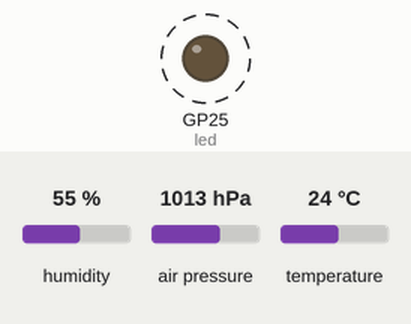
Recording of a program running on a simulated Raspberry Pi Pico running MicroPython. Shown: output pins drawn as LEDs (lit = HIGH). Dashed ring = blinking. The inputs (shaded band) are chosen by the test bench; at power-on: humidity 55 %, air pressure 1013 hPa, temperature 24 °C. WiFi joins after 1.5 s; files the program writes start out absent; web requests get an empty 200 reply after 0.4 s; files that are not in the repository are absent; what the program prints to the serial console is not drawn.

Above: at 2.2 s.
Timing chart, 0 to 5.0 s (numbered marks = the images above):
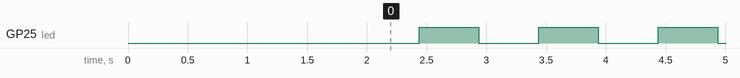

The program:

main.py
```python
""" micropython weather station

weather station for micropython
micropython v1.20.0 built 2023-04-26
raspberry pi pico W with RP2040
BME280 environmental sensor
"""

import sys
import gc
from time import sleep
import urlencode
import urequests as requests
import bme280_float as bme280
from machine import Pin, I2C
from config import cfg
from wlanc import wlanc

# weather station variables which are
# set in configuration file config.py

# PORT        = 0     # device I2C port
# ADDRESS     = 119   # device I2C address
# INTERVAL    = 300   # delay between each reading (secs)
# STATION_ID  = "my-station-id"
# STATION_KEY = "my-station-key"
# WU_URL      = "https://weatherstation.wunderground.com/weatherstation/updateweatherstation.php"
# ALTITUDE    = 100   # altitude in feet for barometric pressure correction

def send_data_wu(url,statid,statkey,temp,pres,humid,dewpt):
    """ send sensor data to weather underground """

    values = {
    "action": "updateraw",
    "ID": statid,
    "PASSWORD": statkey,
    "dateutc": "now",
    "tempf": str(temp),
    "baromin": str(pres),
    "humidity": str(humid),
    "dewptf": str(dewpt),
    }

    # build url request string
    urlmod = url + "?"
    postdata = urlencode.urlencode(values)
    urlsum = urlmod + postdata
    req = requests.post(urlsum)
    code = req.status_code
    print("[D] Server status code: ", code)
    if code != 200:
        append_file('[W] Server code:      ', str(code))
    req.close()

def c_to_f(input_temp):
    """ convert Celsius to Farenheit """
    return (input_temp * 1.8) + 32

def pa_to_in(input_pressure):
    """ convert Pa to Inches Hg """
    return input_pressure * 0.0295300

def altitude_cor(input_pressure, alt):
    """ altitude correction factor for pressure measurement """
    alt_cor = (760 - alt * 0.026) / 760
    return input_pressure / alt_cor

def append_file(error_type, error_msg):
    """ append to log file """
    with open('station.log', mode='a', encoding="utf-8") as file:
        file.write(error_type)
        msg=str(error_msg)
        file.write(msg)
        file.write('\n')
        file.close()

def check_file():
    """ check if logfile exists """
    try:
        with open('station.log', mode='r', encoding="utf-8") as file:
            print('[D] station.log found ')
            file.close()
    except OSError:
        with open('station.log', mode='w', encoding="utf-8") as file:
            print('[D] station.log created ')
            file.write("WuPicoWether logfile")
            file.close()

def main():
    """ read sensor """

    print('[D] WuPicoWeather starting ')
    try:
        while True:
            # retrieve sensor data
            sensor = bme280.BME280(i2c=i2c, address=ADDRESS)
            data = sensor.read_compensated_data()
            temp_raw = data[0]
            pres_raw = data[1]
            humid_raw = data[2]
            dewpoint_raw = sensor.dew_point

            # apply conversions
            dewpoint_f = round(c_to_f(dewpoint_raw), 3)
            temp_f = round(c_to_f(temp_raw), 3)
            pres_in = pa_to_in(pres_raw/100)
            pres_in_cor = round(altitude_cor(pres_in, ALTITUDE), 3)
            humid = round(humid_raw, 3)

            # uncomment for debugging
            #print("Temp = ",temp_f)
            #print("Pres = ",pres_in_cor)
            #print("Humi = ",humid)
            #print("Dewp = ",dewpoint_f,"\n")

            # send data to weather underground
            send_data_wu(WU_URL,STATION_ID,STATION_KEY,temp_f,pres_in_cor,humid,dewpoint_f)

            # wait for next reading
            for _ in range(INTERVAL):
                led.on()
                sleep(.5)
                led.off()
                sleep(.5)

    except KeyboardInterrupt:
        print("\nKeyboard interrupt, exiting")
        led.off()
        sys.exit(0)

    except MemoryError as error:
        print("\n[E] Memory error: ")
        print(error)
        print('[E] Memory allocated: ',gc.mem_alloc())
        print('[E] Memory free: ',gc.mem_free())
        append_file('[E] MemoryError:      ', error)
        append_file('[E] Memory allocated: ',gc.mem_alloc())
        append_file('[E] Memory free:      ',gc.mem_free())
        gc.collect()
        sleep(INTERVAL)
        #sys.exit(1)

    except OSError as error:
        print("\n[E] OSError: ")
        print(error)
        append_file('[E] OSError:          ', error)
        sleep(INTERVAL)
        #sys.exit(1)

    except RuntimeError as error:
        print("\n[E] RuntimeError: ")
        print(error)
        append_file('[E] RuntimeError:     ', error)
        sleep(INTERVAL)
        #sys.exit(1)

if __name__=="__main__":
    try:
        # configuration variables
        PORT         = int(cfg["station"]["port"])
        ADDRESS      = int(cfg["station"]["address"])
        INTERVAL     = int(cfg["station"]["interval"])
        STATION_ID   = cfg["station"]["station_id"]
        STATION_KEY  = cfg["station"]["station_key"]
        WU_URL       = cfg["station"]["wu_url"]
        ALTITUDE     = int(cfg["station"]["altitude"])

        # hardware setup
        i2c = I2C(PORT, sda = Pin(0), scl = Pin(1), freq = 400000)
        led = Pin('LED', Pin.OUT)
        wlanc (cfg["wlan"]["ssid"], cfg["wlan"]["pswd"])

        check_file()
        main()

    except KeyboardInterrupt:
        print("\nKeyboard interrupt, exiting")
        led.off()
        sys.exit(0)
```

urlencode.py
```python
""" urlencode.py

from urllib.parse
only urlencode has been kept
to reduce file size for micropython
new file name urlencode.py
"""

__all__ = ["urlencode", "quote", "quote_plus", "quote_from_bytes"]

_ALWAYS_SAFE = frozenset(b'ABCDEFGHIJKLMNOPQRSTUVWXYZ'
                         b'abcdefghijklmnopqrstuvwxyz'
                         b'0123456789'
                         b'_.-')
_ALWAYS_SAFE_BYTES = bytes(_ALWAYS_SAFE)
_safe_quoters = {}

def quote(string, safe='/', encoding=None, errors=None):
    """quote('abc def') -> 'abc%20def'

    Each part of a URL, e.g. the path info, the query, etc., has a
    different set of reserved characters that must be quoted.

    RFC 2396 Uniform Resource Identifiers (URI): Generic Syntax lists
    the following reserved characters.

    reserved    = ";" | "/" | "?" | ":" | "@" | "&" | "=" | "+" |
                  "$" | ","

    Each of these characters is reserved in some component of a URL,
    but not necessarily in all of them.

    By default, the quote function is intended for quoting the path
    section of a URL.  Thus, it will not encode '/'.  This character
    is reserved, but in typical usage the quote function is being
    called on a path where the existing slash characters are used as
    reserved characters.

    string and safe may be either str or bytes objects. encoding must
    not be specified if string is a str.

    The optional encoding and errors parameters specify how to deal with
    non-ASCII characters, as accepted by the str.encode method.
    By default, encoding='utf-8' (characters are encoded with UTF-8), and
    errors='strict' (unsupported characters raise a UnicodeEncodeError).
    """
    if isinstance(string, str):
        if not string:
            return string
        if encoding is None:
            encoding = 'utf-8'
        if errors is None:
            errors = 'strict'
        string = string.encode(encoding, errors)
    else:
        if encoding is not None:
            raise TypeError("quote() doesn't support 'encoding' for bytes")
        if errors is not None:
            raise TypeError("quote() doesn't support 'errors' for bytes")
    return quote_from_bytes(string, safe)

def quote_plus(string, safe='', encoding=None, errors=None):
    """Like quote(), but also replace ' ' with '+', as required for quoting
    HTML form values. Plus signs in the original string are escaped unless
    they are included in safe. It also does not have safe default to '/'.
    """
    # Check if ' ' in string, where string may either be a str or bytes.  If
    # there are no spaces, the regular quote will produce the right answer.
    if ((isinstance(string, str) and ' ' not in string) or
        (isinstance(string, bytes) and b' ' not in string)):
        return quote(string, safe, encoding, errors)
    if isinstance(safe, str):
        space = ' '
    else:
        space = b' '
    string = quote(string, safe + space, encoding, errors)
    return string.replace(' ', '+')

def quote_from_bytes(bs, safe='/'):
    """Like quote(), but accepts a bytes object rather than a str, and does
    not perform string-to-bytes encoding.  It always returns an ASCII string.
    quote_from_bytes(b'abc def\x3f') -> 'abc%20def%3f'
    """
    if not isinstance(bs, (bytes, bytearray)):
        raise TypeError("quote_from_bytes() expected bytes")
    if not bs:
        return ''
    if isinstance(safe, str):
        # Normalize 'safe' by converting to bytes and removing non-ASCII chars
        safe = safe.encode('ascii', 'ignore')
    else:
        safe = bytes([c for c in safe if c < 128])
    if not bs.rstrip(_ALWAYS_SAFE_BYTES + safe):
        return bs.decode()
    try:
        quoter = _safe_quoters[safe]
    except KeyError:
        print("KeyError found")
        #_safe_quoters[safe] = quoter = Quoter(safe).__getitem__
        # Quoter Class requires collections.defaultdict
        # which is not available in micropython
    return ''.join([quoter(char) for char in bs])

def urlencode(query, doseq=False, safe='', encoding=None, errors=None):
    """Encode a dict or sequence of two-element tuples into a URL query string.

    If any values in the query arg are sequences and doseq is true, each
    sequence element is converted to a separate parameter.

    If the query arg is a sequence of two-element tuples, the order of the
    parameters in the output will match the order of parameters in the
    input.

    The components of a query arg may each be either a string or a bytes type.
    When a component is a string, the safe, encoding and error parameters are
    sent to the quote_plus function for encoding.
    """

    if hasattr(query, "items"):
        query = query.items()
    else:
        # It's a bother at times that strings and string-like objects are
        # sequences.
        try:
            # non-sequence items should not work with len()
            # non-empty strings will fail this
            if len(query) and not isinstance(query[0], tuple):
                raise TypeError
            # Zero-length sequences of all types will get here and succeed,
            # but that's a minor nit.  Since the original implementation
            # allowed empty dicts that type of behavior probably should be
            # preserved for consistency
        except TypeError as exc:
#            ty, va, tb = sys.exc_info()
            raise TypeError("not a valid non-string sequence "
                            "or mapping object") from exc#.with_traceback(tb)

    l = []
    if not doseq:
        for k, v in query:
            if isinstance(k, bytes):
                k = quote_plus(k, safe)
            else:
                k = quote_plus(str(k), safe, encoding, errors)

            if isinstance(v, bytes):
                v = quote_plus(v, safe)
            else:
                v = quote_plus(str(v), safe, encoding, errors)
            l.append(k + '=' + v)
    else:
        for k, v in query:
            if isinstance(k, bytes):
                k = quote_plus(k, safe)
            else:
                k = quote_plus(str(k), safe, encoding, errors)

            if isinstance(v, bytes):
                v = quote_plus(v, safe)
                l.append(k + '=' + v)
            elif isinstance(v, str):
                v = quote_plus(v, safe, encoding, errors)
                l.append(k + '=' + v)
            else:
                try:
                    # Is this a sufficient test for sequence-ness?
                    x = len(v)
                    print(x) # fix pylint W0612 missing variable
                except TypeError:
                    # not a sequence
                    v = quote_plus(str(v), safe, encoding, errors)
                    l.append(k + '=' + v)
                else:
                    # loop over the sequence
                    for elt in v:
                        if isinstance(elt, bytes):
                            elt = quote_plus(elt, safe)
                        else:
                            elt = quote_plus(str(elt), safe, encoding, errors)
                        l.append(k + '=' + elt)
    return '&'.join(l)
```

config.py
```python
""" config.py

configuration variables for
wlan credentials
weather station configuration
"""

cfg = {
    "wlan": {
        "ssid" : "my-wifi-ssid",
        "pswd" : "my-wifi-password"
    },
    "station": {
        "header": "wpicow",
        "port": "0",
        "address": "119",
        "interval": "300",
        "station_id": "my-station-id",
        "station_key": "my-station-key",
        "wu_url": "https://weatherstation.wunderground.com/weatherstation/updateweatherstation.php",
        "altitude": "100"
    }
}
```

wlanc.py
```python
""" wlanc.py

wireless lan connect module
"""

from time import sleep
import network

def wlanc (ssid, pswd):
    """ wireless lan connect function """

    print('starting wifi')

    wl_ssid = ssid
    wl_pswd = pswd

    wlan = network.WLAN(network.STA_IF)
    if wlan.isconnected() is True:
        print('connected')
        status = wlan.ifconfig()
        print( 'ip = ' + status[0] + '\n')
        return
    wlan.active(True)
    wlan.connect(wl_ssid, wl_pswd)

    # Wait for connect or fail
    max_wait = 10
    print('waiting for connection.', end='')
    while max_wait > 0:
        if wlan.status() < -5 or wlan.status() >= 3:
            break
        max_wait -= 1
        print('.', end='')
        sleep(1)

    # Handle connection error
    if wlan.status() != 3:
        raise RuntimeError('network connection failed')
    print('connected')
    status = wlan.ifconfig()
    print( 'ip = ' + status[0] + '\n')

if __name__=="__main__":
    from config import cfg
    wlanc (cfg["wlan"]["ssid"], cfg["wlan"]["pswd"])
```

Measured:
- by itself, GP25 (led): alternates HIGH for 0.50 s and LOW for 0.50 s
